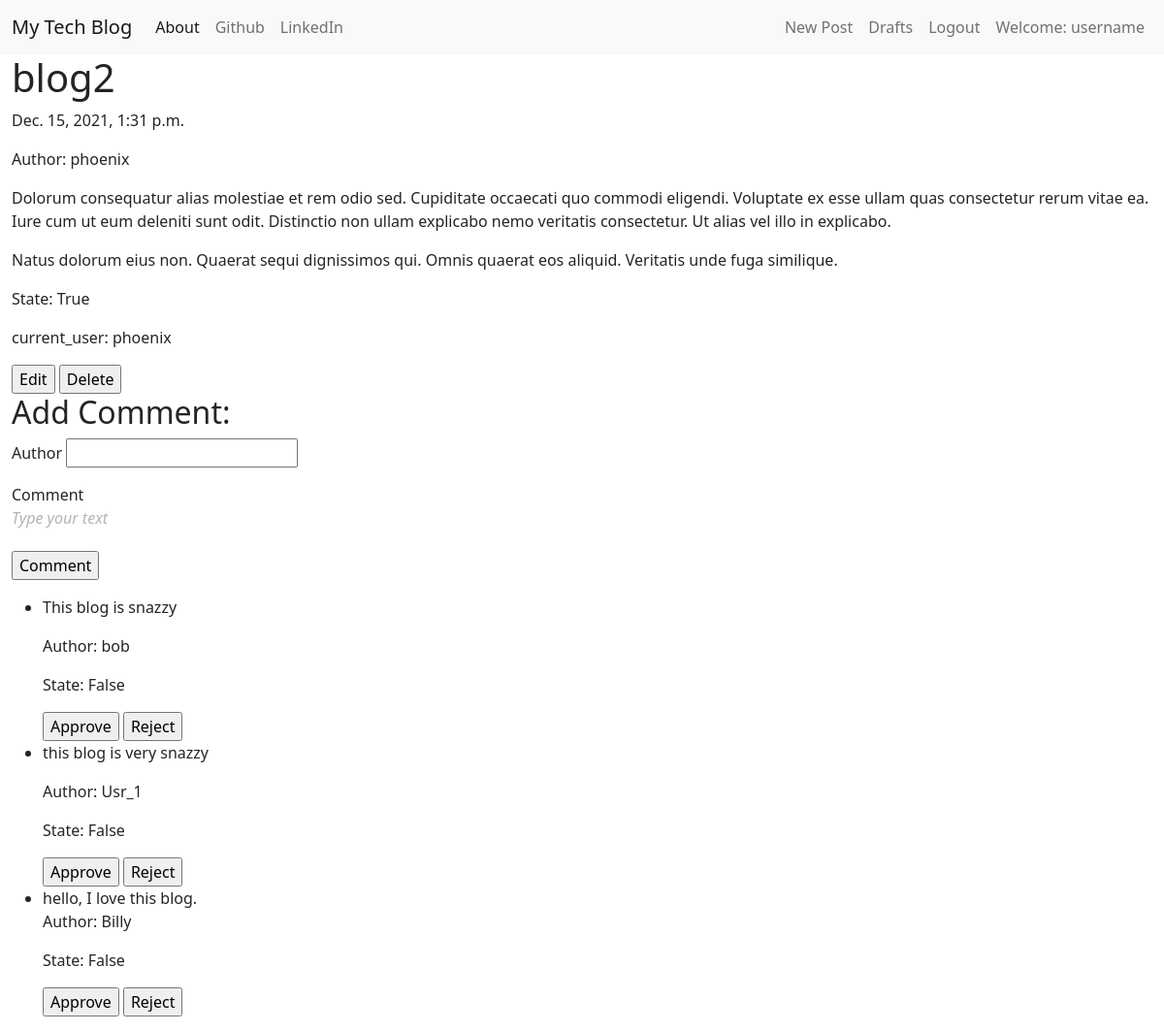
The app's page /detail/4 (signed in), older data.
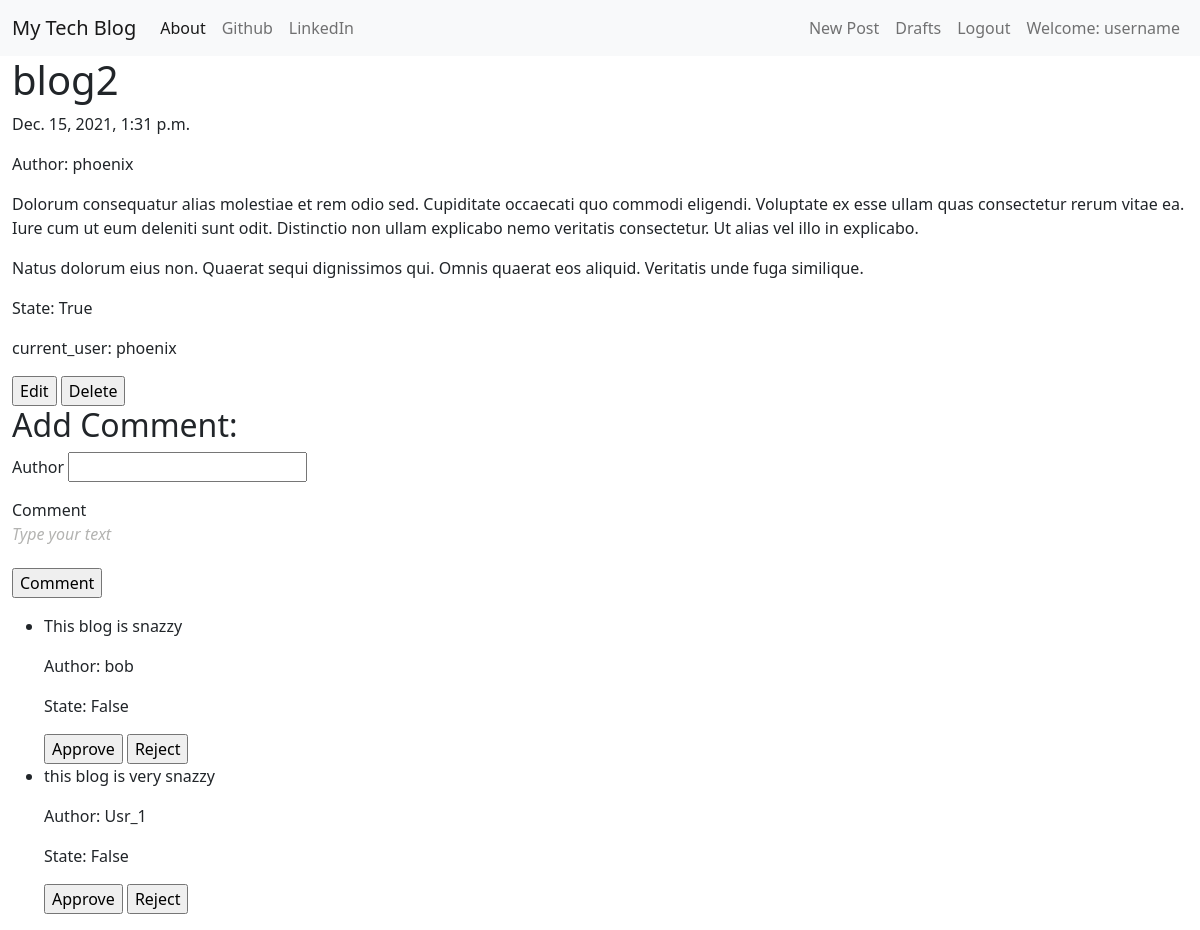
The same page, newer data.
### my_app/models.py (models this page shows, shortened)
class Comment(models.Model):
    author = models.TextField(max_length=256)
    blog = models.ForeignKey(Blog, related_name='comments' , on_delete=models.CASCADE)
    content = models.TextField(max_length=512)
    status = models.BooleanField(default = False)

### my_app/views.py (the view, shortened to what this page needs)
# urls.py: path('detail/<int:pk>', views.BlogDetailView.as_view(), name='detail'),
class BlogDetailView(DetailView):
    model = Blog
    context_object_name = 'blog'
    template_name = 'my_app/detail.html'

### my_app/templates/my_app/detail.html (shortened to what this page needs)
{% extends 'my_app/my_app_base.html' %}
{% block body_block %}
    <h1> {{blog.title}} </h1>
        {% if blog.state == True %}
        <p> {{blog.publish_date}} </p>
        {% endif %}
        <p> Author: {{blog.user}} </p>
        {% autoescape off %}
            {{blog.content}}
        {% endautoescape %}
        <p> State: {{blog.state}} </p>
        <p> current_user: {{user}} </p>
        {% if user.is_authenticated %}
            {% if blog.user == user %}
                <a href="{% url 'my_app:update' pk=blog.pk%}"><input type="button" value="Edit"></a>
                <a href="{% url 'my_app:delete' pk=blog.pk %}"><input type="button" value="Delete"></a>
            {% endif %}
        {% endif %}
        {% if blog.state == True %}
            <h2> Add Comment: </h2>
            <form method="post">
                <p>
                <label for="author">Author</label>
                <input type="text" name="author" id="author">
                </p>
                <p>
                <label for="comment_text">Comment</label>
                <textarea name="comment_text" id="comment_text" cols="30" rows="10"></textarea>
                </p>
                <p>
                <input type="submit" name="submit_comment" value="Comment">
                </p>
            </form>
            <ul>
                {% for comment in blog.comments.all %}
                    {% if user.is_authenticated %}
                        {% if blog.user == user %}
                            {% if  comment.status == False%}
                                <li>
                                    {% autoescape off %}
                                        {{comment.content}}
                                    {% endautoescape %}
                                    <p>Author: {{comment.author}}</p>
                                    <p>State: {{comment.status}}</p>
                                    <form method="post">
                                        <input type="submit" name="$a{{comment.pk}}" value="Approve">
                                        <input type="submit" name="$r{{comment.pk}}" value="Reject">
                                    </form>
                                </li>
                            {% endif %}
                        {% endif %}
                    {% endif %}
                {% endfor %}
            </ul>
        {% endif %}
{% endblock body_block %}

Row changes from the older to the newer data that the page shows:
removed Comment: content "hello, I love this blog.", author "Billy", status "False"
